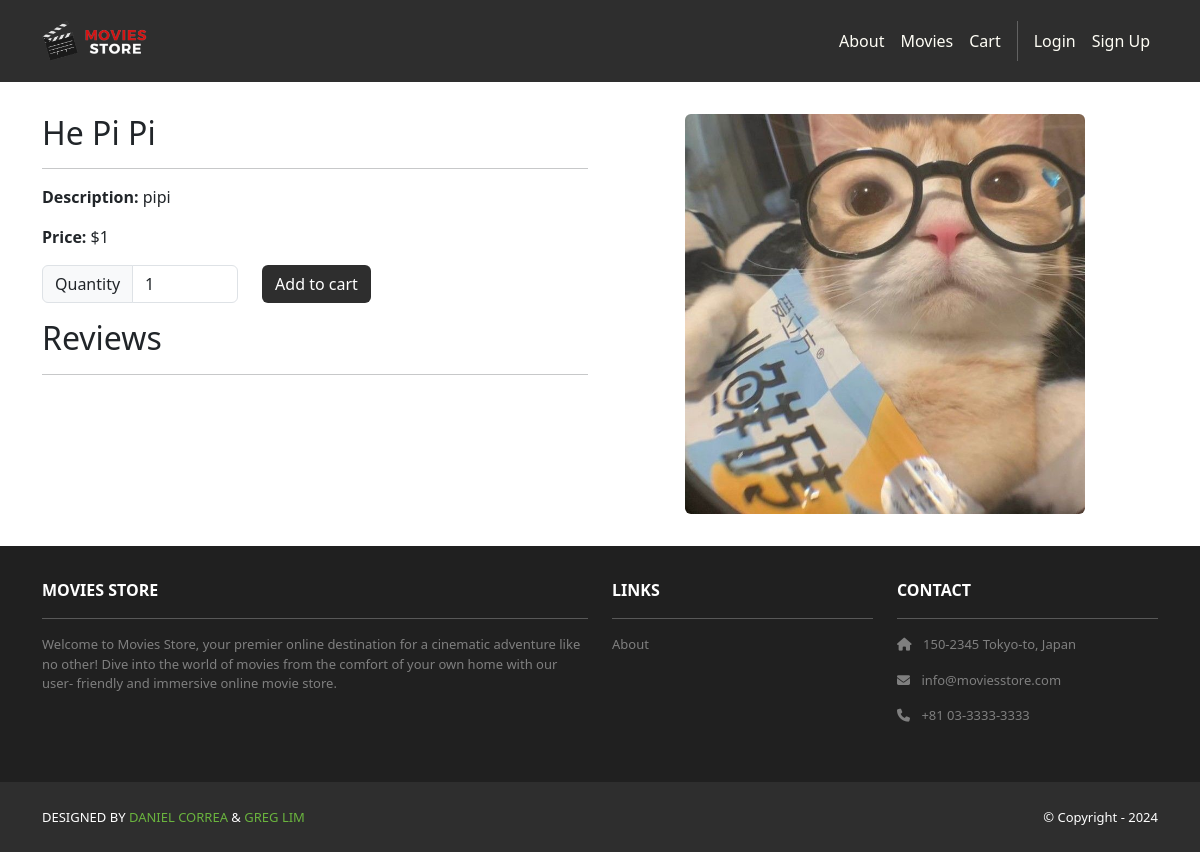
/movies/2/, run on an earlier commit of the app's database.
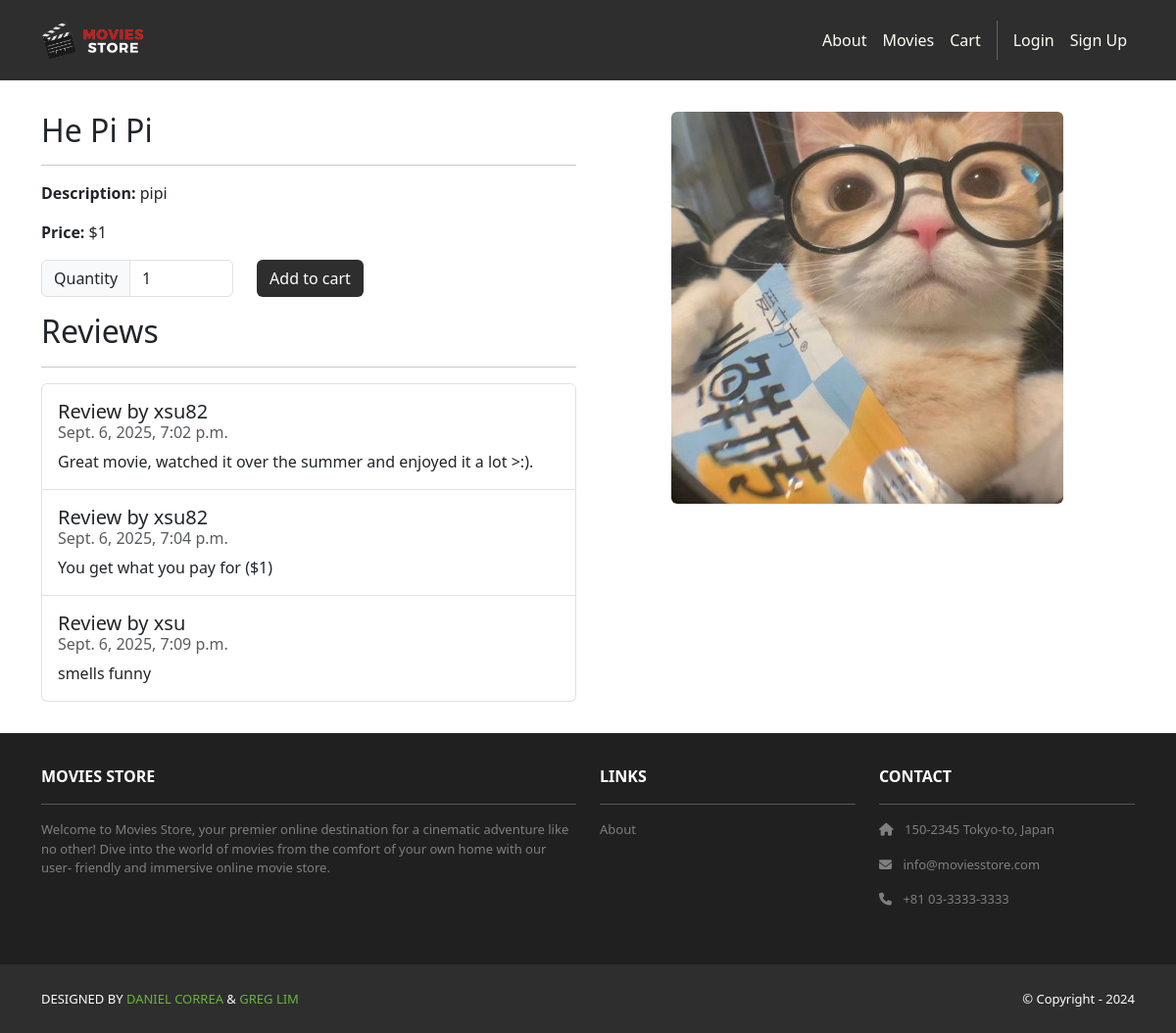
And on a later commit of the database.
### movies/models.py (models this page shows, shortened)
class Movie(models.Model):
    id = models.AutoField(primary_key=True)
    name = models.CharField(max_length=255)
    price = models.IntegerField()
    description = models.TextField()
    image = models.ImageField(upload_to='movie_images/')

class Review(models.Model):
    id = models.AutoField(primary_key=True)
    comment = models.CharField(max_length=255)
    date = models.DateTimeField(auto_now_add=True)
    movie = models.ForeignKey(Movie,
        on_delete=models.CASCADE)
    user = models.ForeignKey(User,
        on_delete=models.CASCADE)

### movies/views.py (the view)
# urls.py: path('<int:id>/', views.show, name='movies.show'),
def show(request, id):
    movie = Movie.objects.get(id=id)
    reviews = Review.objects.filter(movie=movie)
    template_data = {}
    template_data['title'] = movie.name
    template_data['movie'] = movie
    template_data['reviews'] = reviews
    return render(request, 'movies/show.html',
                    {'template_data': template_data})

### movies/templates/movies/show.html (shortened to what this page needs)
{% extends 'base.html' %}
{% block content %}
  {% load static %}
  <div class="p-3">
    <div class="container">
      <div class="row mt-3">
        <div class="col-md-6 mx-auto mb-3">
          <h2>{{ template_data.movie.name }}</h2>
          <hr />
          <p>
            <b>Description:</b> {{ template_data.movie.description }}
          </p>
          <p>
            <b>Price:</b> ${{ template_data.movie.price }}
          </p>
          <p class="card-text">
            <form method="post" action="{% url 'cart.add' id=template_data.movie.id %}">
              <div class="row">
                <div class="col-auto">
                  <div class="input-group col-auto">
                    <div class="input-group-text">Quantity</div>
                    <input type="number" min="1" max="10" class="form-control quantity-input" name="quantity" value="1" />
                  </div>
                </div>
                <div class="col-auto">
                  <button class="btn bg-dark text-white" type="submit">Add to cart</button>
                </div>
              </div>
            </form>
          </p>
          <h2>Reviews</h2>
          <hr />
          <ul class="list-group">
            {% for review in template_data.reviews %}
              <li class="list-group-item pb-3 pt-3">
                <h5 class="card-title">Review by {{ review.user.username }}</h5>
                <h6 class="card-subtitle mb-2 text-muted">{{ review.date }}</h6>
                <p class="card-text">{{ review.comment }}</p>
              </li>
            {% endfor %}
          </ul>
        </div>
        <div class="col-md-6 mx-auto mb-3 text-center">
          <img src="{{ template_data.movie.image.url }}" class="rounded img-card-400" />
        </div>
      </div>
    </div>
  </div>
{% endblock %}

### moviesstore/templates/base.html (shortened to what this page needs)
<!DOCTYPE html>
<html>
  {% load static %}
  <head>
    <link href="https://cdn.jsdelivr.net/npm/bootstrap@5.3.3/dist/css/bootstrap.min.css" rel="stylesheet" />
    <link rel="stylesheet" href="https://cdnjs.cloudflare.com/ajax/libs/font-awesome/6.1.1/css/all.min.css" />
    <link rel="stylesheet" type="text/css" href="{% static 'css/style.css' %}" />
  </head>
  <body>
    <nav class="p-3 navbar navbar-dark bg-dark navbar-expand-lg">
      <div class="container">
        <a class="navbar-brand" href="{% url 'home.index' %}"><img src="{% static 'img/logo.png' %}" alt="logo" height="40" /></a>
        <div class="collapse navbar-collapse" id="navbarNavAltMarkup">
          <div class="navbar-nav ms-auto navbar-ml">
            <a class="nav-link" href="{% url 'home.about' %}">About</a>
            <a class="nav-link" href="{% url 'movies.index' %}">Movies</a>
            <a class="nav-link" href="{% url 'cart.index' %}">Cart</a>
            {% if user.is_authenticated %}
              <a class="nav-link" href="{% url 'accounts.orders' %}">Orders</a>
              <a class="nav-link" href="{% url 'accounts.logout' %}">Logout ({{ user.username }})</a>
            {% else %}
              <a class="nav-link" href="{% url 'accounts.login' %}">Login</a>
              <a class="nav-link" href="{% url 'accounts.signup' %}">Sign Up</a>
            {% endif %}
          </div>
        </div>
      </div>
    </nav>
    <div>
      {% block content %}
      {% endblock %}
    </div>
    <section class="p-3 ms-footer d-none d-md-block">
      <div class="container">
        <div class="row mt-3 text-white">
          <div class="col-md-6 col-lg-6 col-xl-6 mx-auto mb-4">
            <b>MOVIES STORE</b>
            <hr />
            <p>Welcome to Movies Store, your premier online destination for a cinematic adventure like no other! Dive into the world of movies from the comfort of your own home with our user- friendly and immersive online movie store.</p>
          </div>
          <div class="col-md-3 col-lg-3 col-xl-3 mx-auto mb-4">
            <b>LINKS</b>
            <hr />
            <p>
              <a class="nav-link" href="{% url 'home.about' %}">About</a>
            </p>
          </div>
          <div class="col-md-3 col-lg-3 col-xl-3 mx-auto mb-4">
            <b>CONTACT</b>
            <hr />
            <p>
              <i class="fas fa-home me-2"></i>
              150-2345 Tokyo-to, Japan
            </p>
            <p>
              <i class="fas fa-envelope me-2"></i>
              info@moviesstore.com
            </p>
            <p>
              <i class="fas fa-phone me-2"></i>
              +81 03-3333-3333
            </p>
          </div>
        </div>
      </div>
    </section>
    <section class="p-3 ms-footer-bottom bg-dark">
      <div class="container d-flex justify-content-between">
        <div class="me-5 text-white">
          <span>
            DESIGNED BY
            <a href="https://www.x.com/danielgarax" target="_blank">DANIEL CORREA</a> &
            <a href="https://www.x.com/greglim81" target="_blank">GREG LIM</a>
          </span>
        </div>
        <div class="text-white">
          <span>© Copyright - 2024</span>
        </div>
      </div>
    </section>
  </body>
</html>

### moviesstore/static/css/style.css (style rules this page uses)
.navbar a.nav-link { color: #FFFEF6 !important; }
.bg-dark { background-color: #2E2E2E !important; }
.ms-footer { background-color: #202020; }
.ms-footer p { color: #7F7F7F; font-size: 13px; }
.ms-footer-bottom span { font-size: 13px; line-height: 38px; }
.ms-footer-bottom a { color: #6ab43e; text-decoration: none; }
.img-card-400 { width: fit-content; max-height: 400px; }

What changed in the data, as far as the page shows it:
added Review: user.username "xsu82", date "Sept. 6, 2025, 7:02 p.m.", comment "Great movie, watched it over the summer and enjoyed it a lot >:)."
added Review: user.username "xsu82", date "Sept. 6, 2025, 7:04 p.m.", comment "You get what you pay for ($1)"
added Review: user.username "xsu", date "Sept. 6, 2025, 7:09 p.m.", comment "smells funny"
